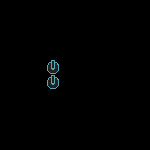

Rendered tile map (Tiled .tmx) drawn with the repository's tilesets; below, a short description and the full map source, tile grids included:
An orthogonal 10x10 tile map with 15x15 px tiles, 1 tile layer (Layer) and 3 objects (32, 33, 27).

<map version="1.2" tiledversion="1.2.4" orientation="orthogonal" renderorder="right-down" width="10" height="10" tilewidth="15" tileheight="15" infinite="0" nextlayerid="13" nextobjectid="24">
 <tileset firstgid="1" source="tileset.tsx" />
 <layer id="7" name="Layer" width="10" height="10">
  <data encoding="csv">
0,0,0,0,0,0,0,0,0,0,
0,0,0,0,0,0,0,0,0,0,
0,0,0,0,0,0,0,0,0,0,
0,0,0,0,0,0,0,0,0,0,
0,0,0,6,0,0,0,0,0,0,
0,0,0,6,0,0,0,0,0,0,
0,0,0,0,0,0,0,0,0,0,
0,0,0,0,0,0,0,0,0,0,
0,0,0,0,0,0,0,0,0,0,
0,0,0,0,0,0,0,0,0,0
</data>
 </layer>
 <objectgroup id="12" name="Cha">
  <object id="21" name="32" x="90" y="30" width="15" height="15" />
  <object id="22" name="33" x="90" y="105" width="15" height="15" />
  <object id="23" name="27" x="105" y="60" width="15" height="15" />
 </objectgroup>
</map>
